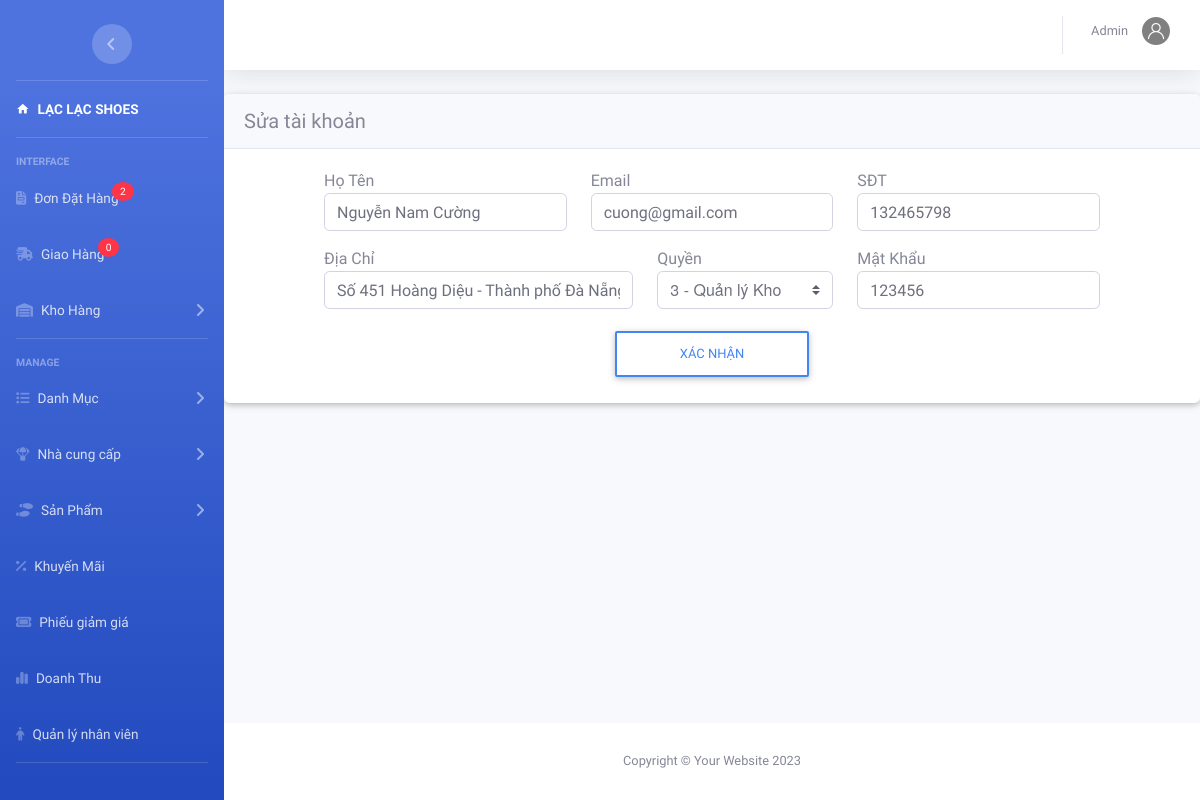
The page /admin/index.php?action=nhanvien&view=sua&manv=4 (signed in) on the database its author committed.
### tables this page shows
CREATE TABLE `nhanvien` (
  `MaNV` int(11) NOT NULL,
  `TenNV` varchar(50) NOT NULL,
  `Email` varchar(50) NOT NULL,
  `SDT` varchar(12) NOT NULL,
  `DiaChi` text NOT NULL,
  `MatKhau` varchar(50) NOT NULL,
  `Quyen` int(20) NOT NULL
);

CREATE TABLE `quyen` (
  `id` int(11) NOT NULL,
  `Ten` varchar(100) NOT NULL,
  `MoTa` varchar(100) DEFAULT NULL
);

### admin/nhanvien/sua.php (the view, shortened to what this page needs)
<?php
$manv = $_GET['manv'];
$sql_sua = "SELECT * FROM `nhanvien` WHERE MaNV='$manv'";
$rs_sua = mysqli_query($conn, $sql_sua);
$kq_sua = mysqli_fetch_array($rs_sua);
$sql1 = "select *from quyen";
$rs1 = mysqli_query($conn, $sql1); ?>
<div class="card">
	<div class="card-header">
		<span class="fs-20">Sửa tài khoản</span>
	</div>
	<div class="card-body">
		<div class="row justify-content-center">
			<div class="col-lg-10 col-md-10">
				<form method="POST" action="nhanvien/xuly.php" enctype="multipart/form-data">
					<div class="row">
						<div class="col-lg-4 col-md-4">
							<div class="form-group">
								<label class="m-auto" for="">Họ Tên</label>
								<input type="text" class="form-control" name="tennv" autofocus value="<?php echo $kq_sua['TenNV']; ?>">
							</div>
						</div>
						<div class="col-lg-4 col-md-4">
							<div class="form-group">
								<label class="m-auto" for="">Email</label>
								<input type="email" class="form-control" name="email" autofocus value="<?php echo $kq_sua['Email']; ?>">
							</div>
						</div>
						<div class="col-lg-4 col-md-4">
							<div class="form-group">
								<label class="m-auto" for="">SĐT</label>
								<input type="text" class="form-control" name="sdt" autofocus value="<?php echo $kq_sua['SDT']; ?>">
							</div>
						</div>
					</div>
					<div class="row">
						<div class="col-lg-5 col-md-5">
							<div class="form-group">
								<label class="m-auto" for="">Địa Chỉ</label>
								<input type="text" class="form-control" name="dc" autofocus value="<?php echo $kq_sua['DiaChi']; ?>">
							</div>
						</div>
						<div class="col-lg-3 col-md-3">
							<div class="form-group">
								<label class="m-auto" for="">Quyền</label>
								<select class="browser-default custom-select" name="q" id="">
									<?php while ($row = mysqli_fetch_array($rs1)) { ?>
										<option <?php if ($kq_sua['Quyen'] == $row['id']) {
													echo "selected";
												} ?> value="<?php echo $row['id'] ?>"><?php echo $row['id'] . ' - ' . $row['Ten'] ?></option>}
									<?php	} ?>
								</select>
							</div>
						</div>
						<div class="col-lg-4 col-md-4">
							<div class="form-group">
								<label class="m-auto" for="">Mật Khẩu</label>
								<input type="text" class="form-control" name="mk" autofocus value="<?php echo $kq_sua['MatKhau']; ?>">
							</div>
						</div>
					</div>
					<button type="submit" name="sua" class="d-block mx-auto w-25 btn btn-outline-primary">Xác nhận</button>
				</form>
			</div>
		</div>
	</div>
</div>

### admin/template/css/style.css (style rules this page uses)
.fs-20 { font-size: 20px !important; }

### rows shown on the page
nhanvien: tennv "Nguyễn Nam Cường", email "cuong@gmail.com", sdt "132465798", dc "Số 451 Hoàng Diệu - Thành phố Đà Nẵng", q "3 - Quản lý Kho", mk "123456"

### other values the page prints
$dem "2"
$dem "0"
$nv['TenNV'] "Admin"
